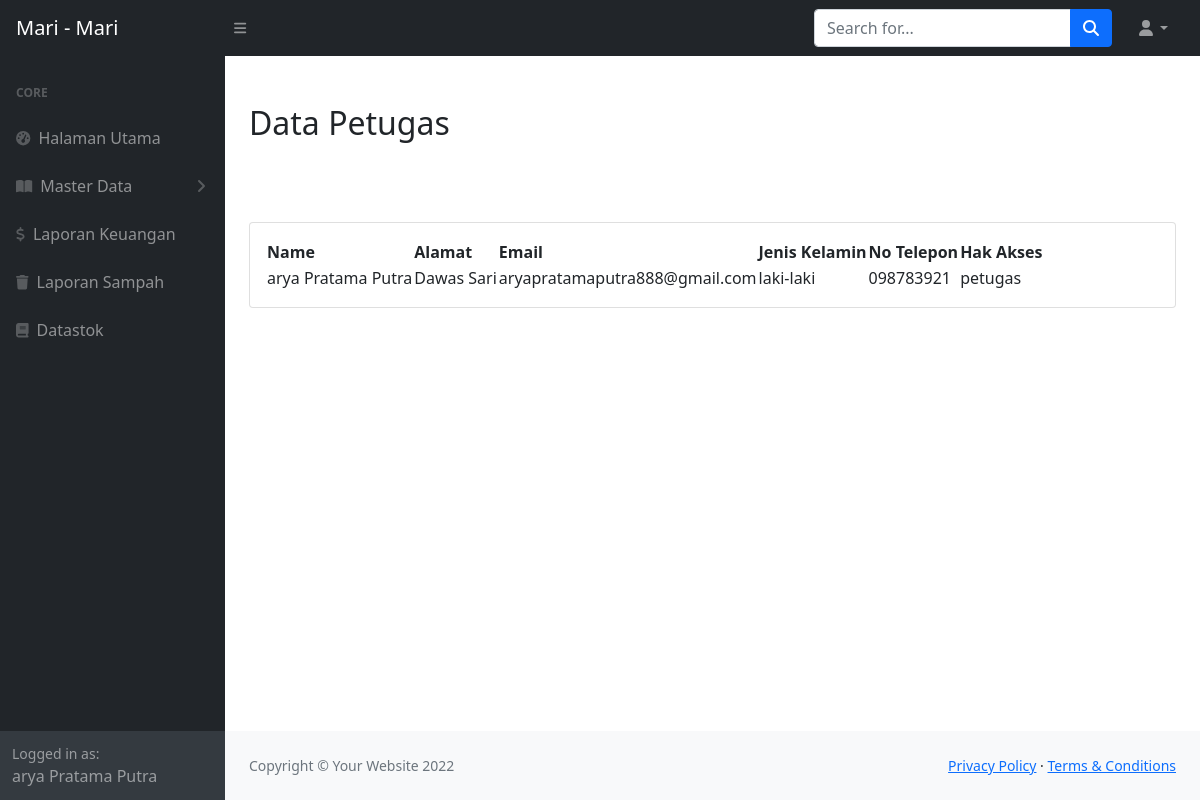
/petugas/petugas.php (signed in), run on the app's committed database.
### tables this page shows
CREATE TABLE `tb_user` (
  `id_user` varchar(100) NOT NULL,
  `nama` varchar(100) NOT NULL,
  `alamat` varchar(100) NOT NULL,
  `email` varchar(100) NOT NULL,
  `jenis_kelamin` varchar(100) NOT NULL,
  `no_telepon` varchar(100) NOT NULL,
  `password` varchar(100) NOT NULL,
  `hak_akses` varchar(100) NOT NULL
);

### petugas/sesipetugas.php (called while the page is built, shortened)
<?php
        include '../Action_front/koneksi.php';
        $id = $_SESSION['sesipetugas'];
        $selectuser = mysqli_query($koneksi,"SELECT * FROM `tb_user` WHERE `id_user` = '$id'");
        $arrayselector = mysqli_fetch_array($selectuser);
?>

### petugas/petugas.php (the view, shortened to what this page needs)
<?php
            include 'view/header.php';
            include 'view/sidebar.php';
            include '../Action_front/koneksi.php';
?>
            <div id="layoutSidenav_content">
            <div class="container-fluid px-4">
                <main>
                        <br>
                        <br>
                        <h2> Data Petugas</h2>
                        <br>
                        <br>
                        <br>
                    <div class="card mb-4">
                    <div class="card-body">
                                <table id="datatablesSimple">
                                    <thead>
                                        <tr>
                                            <th>Name</th>
                                            <th>Alamat</th>
                                            <th>Email</th>
                                            <th>Jenis Kelamin</th>
                                            <th>No Telepon</th>
                                            <th>Hak Akses</th>
                                        </tr>
                                    </thead>
                                    <tbody>
                                    <?php
                                            $selectdata = mysqli_query($koneksi,"SELECT * FROM `tb_user` WHERE hak_akses = 'petugas    '");
                                            while ($data = mysqli_fetch_array($selectdata)) {
                                                ?>
                                        <tr>
                                            <td><?php echo $data['nama'] ?></td>
                                            <td><?php echo $data['alamat'] ?></td>
                                            <td><?php echo $data['email'] ?></td>
                                            <td><?php echo $data['jenis_kelamin'] ?></td>
                                            <td><?php echo $data['no_telepon'] ?></td>
                                            <td><?php echo $data['hak_akses'] ?></td>
                                        </tr>
                                    <?php
                                            }
                                    ?>
                                    </tbody>
                                    </table>
            </main>
</div>
    </body>
</html>
<?php
    include 'view/footer.php';
?>

### petugas/view/sidebar.php (shortened to what this page needs)
<div id="layoutSidenav">
            <div id="layoutSidenav_nav">
                <nav class="sb-sidenav accordion sb-sidenav-dark" id="sidenavAccordion">
                    <div class="sb-sidenav-menu">
                        <div class="nav">
                            <div class="sb-sidenav-menu-heading">Core</div>
                            <a class="nav-link" href="index.php">
                                <div class="sb-nav-link-icon"><i class="fas fa-tachometer-alt"></i></div>
                                Halaman Utama
                            </a>
                            <a class="nav-link collapsed" href="#" data-bs-toggle="collapse" data-bs-target="#collapsePages" aria-expanded="false" aria-controls="collapsePages">
                                <div class="sb-nav-link-icon"><i class="fas fa-book-open"></i></div>
                                Master Data
                                <div class="sb-sidenav-collapse-arrow"><i class="fas fa-angle-down"></i></div>
                            </a>
                            <a class="nav-link" href="keuangan.php">
                                <div class="sb-nav-link-icon"><i class="fas fa-dollar"></i></div>
                                Laporan Keuangan
                            </a>
                            <a class="nav-link" href="totalsampah.php">
                                <div class="sb-nav-link-icon"><i class="fas fa-trash"></i></div>
                                Laporan Sampah
                            </a>
                            <a class="nav-link" href="datastok.php">
                                <div class="sb-nav-link-icon"><i class="fas fa-book"></i></div>
                                Datastok
                            </a>
                        </div>
                    </div>
                    <div class="sb-sidenav-footer">
                        <div class="small">Logged in as:</div>
                        <?php
                        echo $arrayselector['nama'];
            ?>
                    </div>
                </nav>
            </div>

### data on the page
tb_user: nama "arya Pratama Putra", alamat "Dawas Sari", email "aryapratamaputra888@gmail.com", jenis_kelamin "laki-laki", no_telepon "098783921", hak_akses "petugas"
